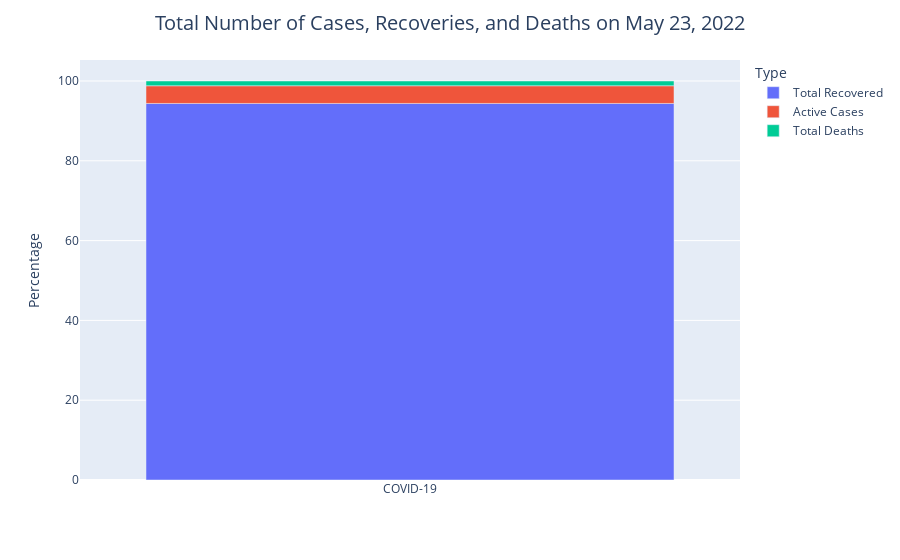

Source (notebook cell):
### Markdown cell above
<h1 class="alert alert-block alert-info" style="text-align:center; font-size:24px" id="general">General Visualizations<a class="anchor-link" href="https://www.kaggle.com/ironicninja/covid-19-every-day/notebook#general">¶</a></h1>

### Code cell
cases_ser = df[["Total Recovered", "Active Cases", "Total Deaths"]].loc[0]
cases_df = pd.DataFrame(cases_ser).reset_index()
cases_df.columns = ['Type', 'Total']
cases_df['Percentage'] = np.round(100*cases_df['Total']/np.sum(cases_df['Total']), 2)
cases_df['Virus'] = ['COVID-19' for i in range(len(cases_df))]

fig = px.bar(cases_df, x='Virus', y='Percentage', color='Type', hover_data=['Total'])
fig.update_layout(title={'text': f"Total Number of Cases, Recoveries, and Deaths on {yesterday_str}", 'x': 0.5,
                         'xanchor': 'center', 'font': {'size': 20}}, yaxis_title="Percentage", xaxis_title="")
fig.show()

### Figure 1 — Plotly figure (JSON) as saved in the notebook; plotly's stock layout.template omitted (floating-point values rounded to 4 significant figures)
{"data": [{"alignmentgroup": "True", "customdata": [[498331168]], "hovertemplate": "Type=Total Recovered<br>Virus=%{x}<br>Percentage=%{y}<br>Total=%{customdata[0]}<extra></extra>", "legendgroup": "Total Recovered", "marker": {"color": "#636efa", "pattern": {"shape": ""}}, "name": "Total Recovered", "offsetgroup": "Total Recovered", "orientation": "v", "showlegend": true, "textposition": "auto", "x": ["COVID-19"], "xaxis": "x", "y": [94.37], "yaxis": "y", "type": "bar"}, {"alignmentgroup": "True", "customdata": [[23431258]], "hovertemplate": "Type=Active Cases<br>Virus=%{x}<br>Percentage=%{y}<br>Total=%{customdata[0]}<extra></extra>", "legendgroup": "Active Cases", "marker": {"color": "#EF553B", "pattern": {"shape": ""}}, "name": "Active Cases", "offsetgroup": "Active Cases", "orientation": "v", "showlegend": true, "textposition": "auto", "x": ["COVID-19"], "xaxis": "x", "y": [4.44], "yaxis": "y", "type": "bar"}, {"alignmentgroup": "True", "customdata": [[6301709]], "hovertemplate": "Type=Total Deaths<br>Virus=%{x}<br>Percentage=%{y}<br>Total=%{customdata[0]}<extra></extra>", "legendgroup": "Total Deaths", "marker": {"color": "#00cc96", "pattern": {"shape": ""}}, "name": "Total Deaths", "offsetgroup": "Total Deaths", "orientation": "v", "showlegend": true, "textposition": "auto", "x": ["COVID-19"], "xaxis": "x", "y": [1.19], "yaxis": "y", "type": "bar"}], "layout": {"xaxis": {"anchor": "y", "domain": [0, 1], "title": {"text": ""}}, "yaxis": {"anchor": "x", "domain": [0, 1], "title": {"text": "Percentage"}}, "legend": {"title": {"text": "Type"}, "tracegroupgap": 0}, "margin": {"t": 60}, "barmode": "relative", "title": {"font": {"size": 20}, "text": "Total Number of Cases, Recoveries, and Deaths on May 23, 2022", "x": 0.5, "xanchor": "center"}}}
